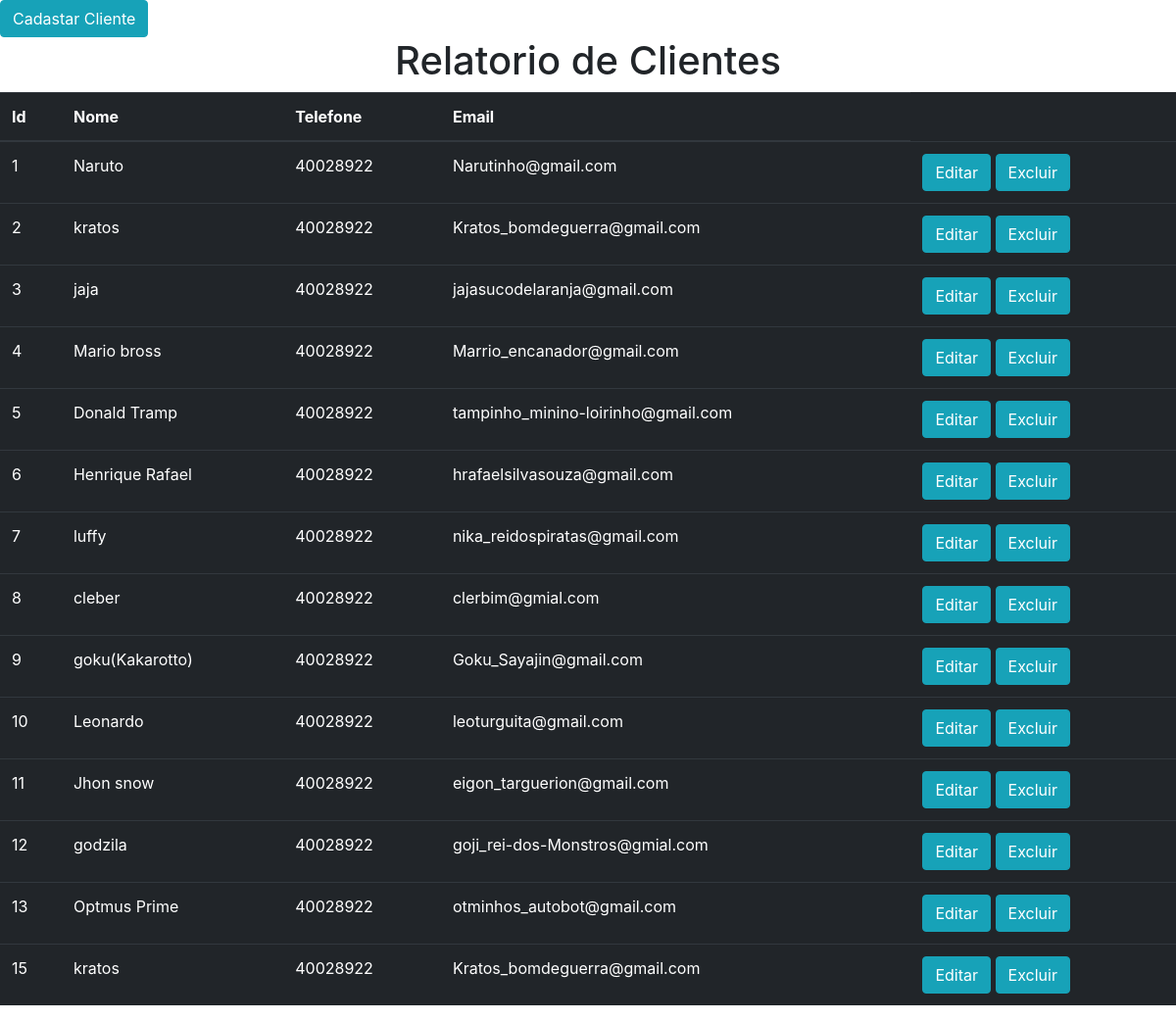
The page /cliente/ on the database as committed earlier.
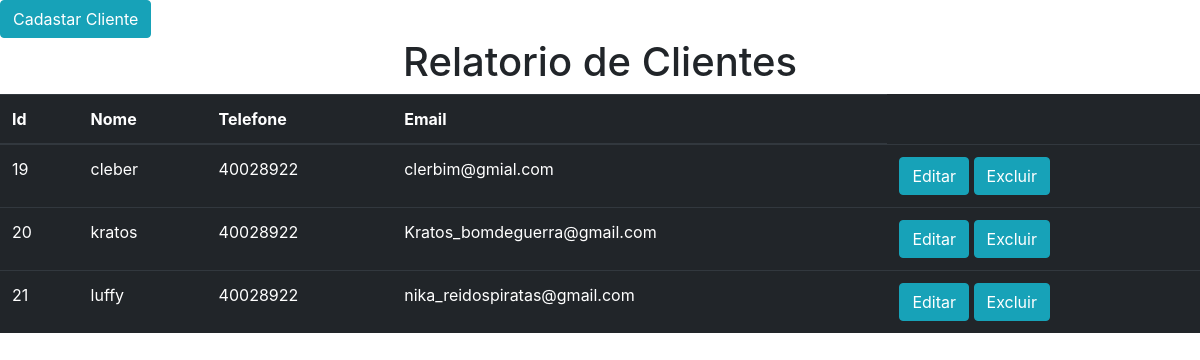
The same page on the database as committed later.
### cliente/models.py (models this page shows, shortened)
class Cliente(models.Model):
    nome = models.CharField(max_length=60)
    telefone = models.CharField(max_length=15)
    email = models.CharField(max_length=60)
    senha = models.CharField(max_length=100)

### cliente/views.py (the view)
# urls.py: path('', fcliente),
def fcliente(request):
    clientes = Cliente.objects.all()
    return render(request, "rel_cliente.html", {"clientes":clientes})

### cliente/templates/rel_cliente.html (shortened to what this page needs)
<!DOCTYPE html>
<html lang="pt-br">
  <head>
    <link rel="stylesheet" href="https://stackpath.bootstrapcdn.com/bootstrap/4.1.3/css/bootstrap.min.css">
  </head>
  <body>
    <a href="{% url 'Fcadcliente' %}"><button type="button" class="btn btn-info">Cadastar Cliente</button> </a>
    <h1 class="text-center">Relatorio de Clientes</h1>
    <table class="table table-dark">
  <thead>
    <tr>
      <th scope="col">Id</th>
      <th scope="col">Nome</th>
      <th scope="col">Telefone</th>
      <th scope="col">Email</th>
    </tr>
  </thead>
  <tbody>
  {% for cliente in clientes %}
    <tr>
      <td>{{cliente.id}}</td>
      <td>{{cliente.nome}}</td>
      <td>{{cliente.telefone}}</td>
      <td>{{cliente.email}}</td>
      <td>
        <a href="{% url 'exibir_cliente' cliente.id %}"><button type="button" class="btn btn-info">Editar</button></a>
        <a href="{% url 'excluir_cliente' cliente.id %}"><button type="button" class="btn btn-info">Excluir</button></a>
      </td>
    </tr>
    {% endfor %}
  </tbody>
</table>
  </body>
</html>

Rows that differ between the two databases and show on the page:
removed Cliente: id "1", nome "Naruto", telefone "40028922", email "Narutinho@gmail.com"
removed Cliente: id "2", nome "kratos", telefone "40028922", email "Kratos_bomdeguerra@gmail.com"
removed Cliente: id "3", nome "jaja", telefone "40028922", email "jajasucodelaranja@gmail.com"
removed Cliente: id "4", nome "Mario bross", telefone "40028922", email "Marrio_encanador@gmail.com"
removed Cliente: id "5", nome "Donald Tramp", telefone "40028922", email "tampinho_minino-loirinho@gmail.com"
removed Cliente: id "6", nome "Henrique Rafael", telefone "40028922", email "hrafaelsilvasouza@gmail.com"
removed Cliente: id "7", nome "luffy", telefone "40028922", email "nika_reidospiratas@gmail.com"
removed Cliente: id "8", nome "cleber", telefone "40028922", email "clerbim@gmial.com"
removed Cliente: id "9", nome "goku(Kakarotto)", telefone "40028922", email "Goku_Sayajin@gmail.com"
removed Cliente: id "10", nome "Leonardo", telefone "40028922", email "leoturguita@gmail.com"
removed Cliente: id "11", nome "Jhon snow", telefone "40028922", email "eigon_targuerion@gmail.com"
removed Cliente: id "12", nome "godzila", telefone "40028922", email "goji_rei-dos-Monstros@gmial.com"
removed Cliente: id "13", nome "Optmus Prime", telefone "40028922", email "otminhos_autobot@gmail.com"
removed Cliente: id "15", nome "kratos", telefone "40028922", email "Kratos_bomdeguerra@gmail.com"
added Cliente: id "19", nome "cleber", telefone "40028922", email "clerbim@gmial.com"
added Cliente: id "20", nome "kratos", telefone "40028922", email "Kratos_bomdeguerra@gmail.com"
added Cliente: id "21", nome "luffy", telefone "40028922", email "nika_reidospiratas@gmail.com"
